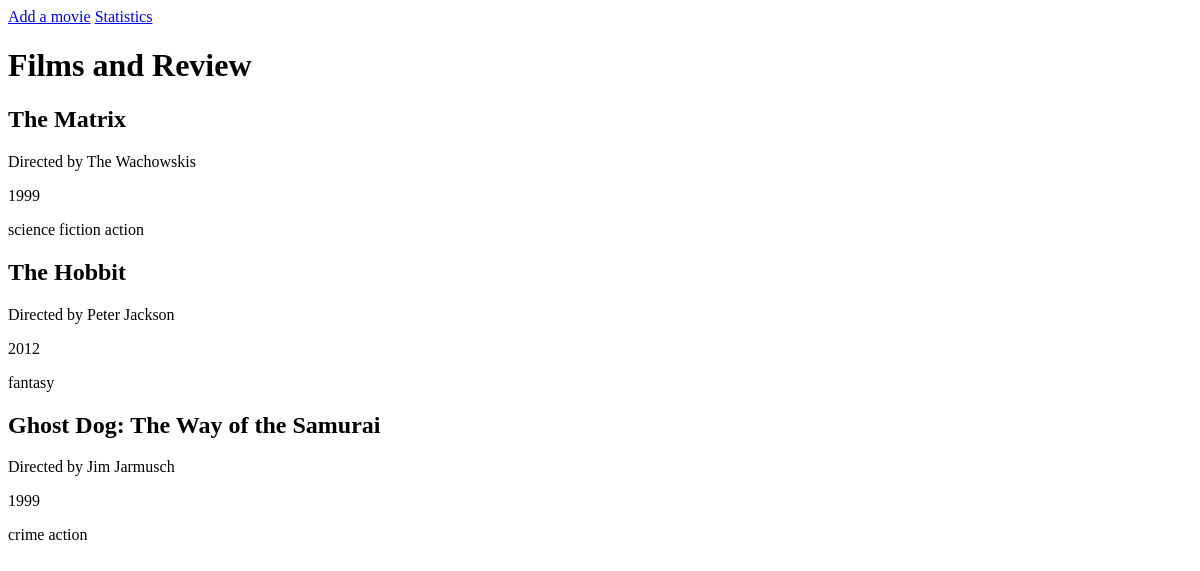
The app's page /catalog/, older data.
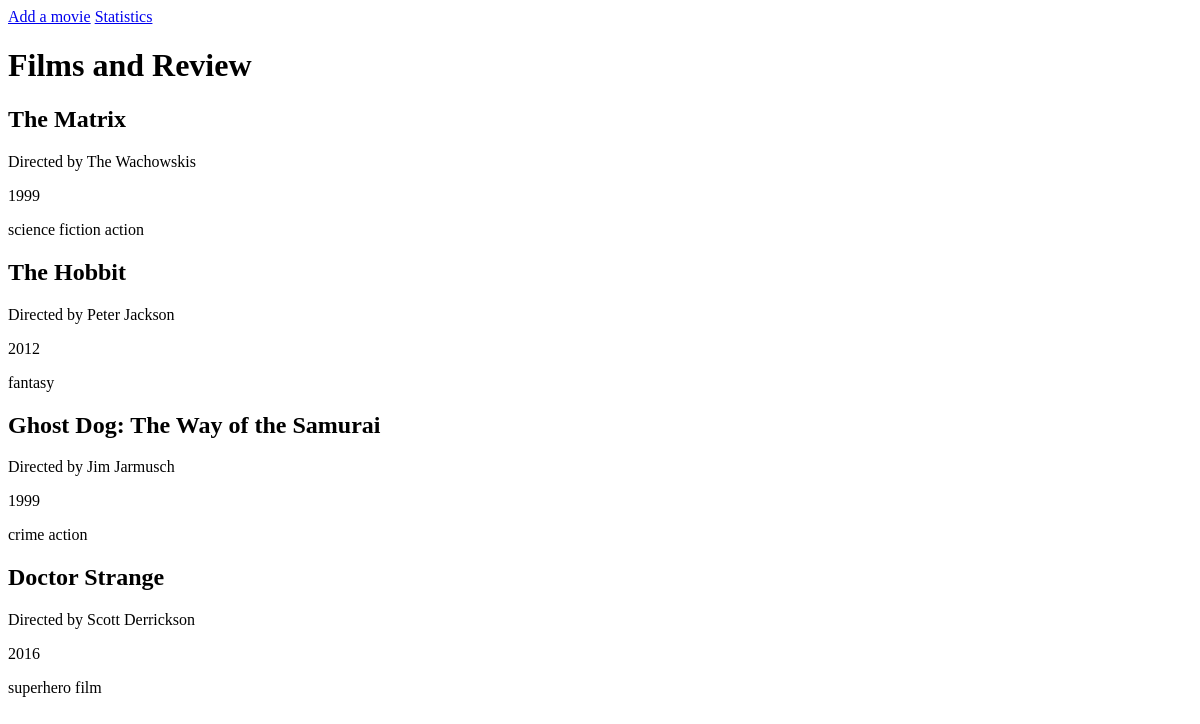
The same page, newer data.
### catalog/models.py (models this page shows, shortened)
class Movie(models.Model):
    title = models.CharField(max_length=50, verbose_name='Title')
    directed_by = models.CharField(max_length=50, null=True, blank=True, verbose_name='Directed by')
    genre = models.CharField(max_length=90, null=True, blank=True, verbose_name='Genre')
    year = models.CharField(max_length=4, verbose_name='Year')
    class Meta:
        verbose_name_plural = 'Films'
        verbose_name = 'Film'

### catalog/views.py (the view)
# urls.py: urlpatterns = [path('', index, name='index'),
def index(request):
    template = loader.get_template('catalog/index.html')
    movies = Movie.objects.order_by('-title')
    context = {'movies': movies}
    return HttpResponse(template.render(context, request))

### catalog/templates/catalog/index.html (shortened to what this page needs)
<!DOCTYPE html>
<html lang="en">
    <head>
        <a href="{% url 'add' %}">Add a movie</a>
        <a href="{% url 'statistics' %}">Statistics</a>
    </head>
    <body>
        <h1>Films and Review</h1>
        {% for movie in movies %}
        <div>
            <h2>{{ movie.title }}</h2>
            <p> Directed by {{ movie.directed_by }}</p>
            <p> {{ movie.year }}</p>
            <p> {{ movie.genre}}</p>
        </div>
        {% endfor %}
    </body>
</html>

Row changes from the older to the newer data that the page shows:
added Movie: title "Doctor Strange", directed_by "Scott Derrickson", year "2016", genre "superhero film"
